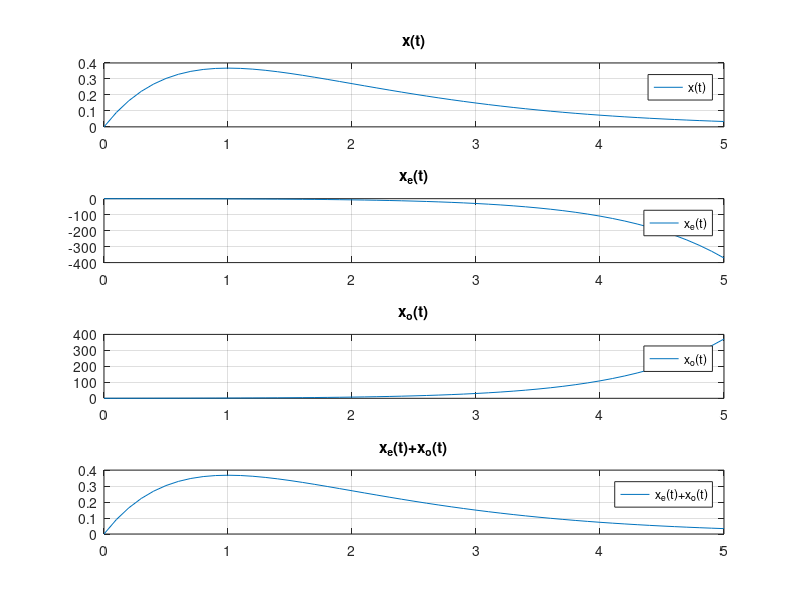

This figure's MATLAB source:
%======================================================================
% Ali Omrani
% id = 810193457
% Computer Assignment 1 - Problem 2 - 1
% File name: CA1_P_2_1.m
% University of Tehran, Electrical and Computer Engineering faculty
% Signals and Systems, Fall 95
%======================================================================


t = 0:.1:5;

x = t.* exp(-t);

xe = (t.*exp(-t) + (-t).*exp(t)) /2;
xo = (t.*exp(-t) - (-t).*exp(t)) /2;





subplot(4,1,1);
plot(t,x);
grid;
legend('x(t)');
title('x(t)');

subplot(4,1,2);
plot(t,xe);
grid;
legend('x_e(t)');
title('x_e(t)');


subplot(4,1,3);
plot(t,xo);
grid;
legend('x_o(t)');
title('x_o(t)');

subplot(4,1,4);
plot(t,xe+xo);
grid;
legend('x_e(t)+x_o(t)');
title('x_e(t)+x_o(t)');




